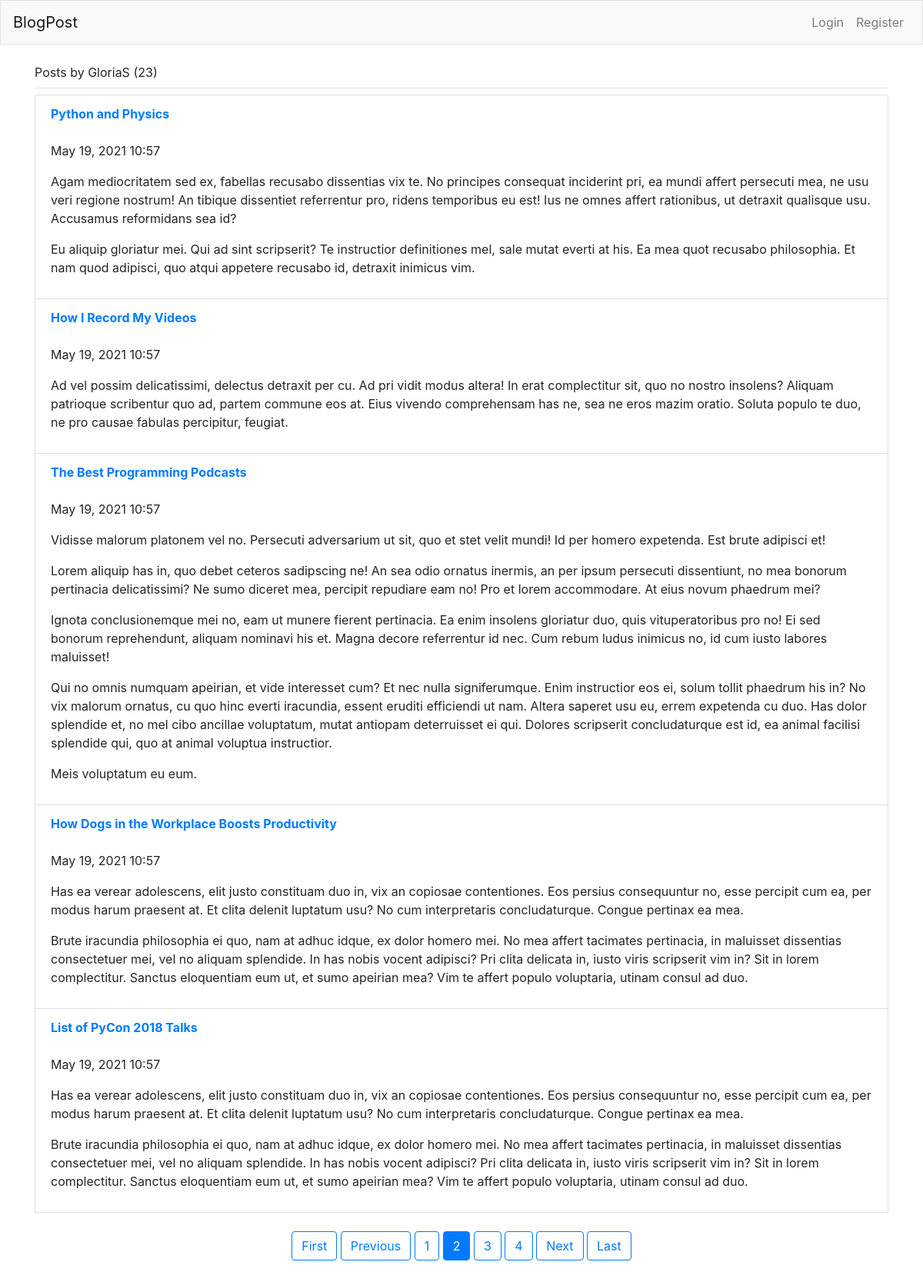
Page /user/GloriaS/?page=2 on the committed database.
### BlogPost/models.py (models this page shows)
class BlogPost(models.Model):
    title = models.CharField(max_length=50)
    text = models.TextField()
    date_added = models.DateTimeField(auto_now_add=True)
    owner = models.ForeignKey(User, on_delete=models.CASCADE)
    def __str__(self):
        return self.title

### BlogPost/views.py (the view)
# urls.py: path('user/<str:username>/', views.UserBlogList.as_view(), name='user_posts'),
class UserBlogList(ListView):
    model = BlogPost
    template_name = 'BlogPost/user_posts.html'
    context_object_name = 'posts'
    paginate_by = 5
    def get_queryset(self):
        user = get_object_or_404(User, username=self.kwargs.get('username'))
        return BlogPost.objects.filter(owner=user).order_by('-date_added')

### BlogPost/templates/BlogPost/user_posts.html
{% extends "BlogPost/base.html" %}
{% block page_header %}
    Posts by {{ view.kwargs.username }} ({{ page_obj.paginator.count }})
{% endblock page_header %}
{% block content %}
    <ul class="list-group ">
        {% for post in posts %}
        <li class="list-group-item">
            <a href="{% url 'BlogPost:blog_detail' post.id %}">
                <b>{{ post }}</b>
            </a>
            <br><br>
            <p>{{ post.date_added|date:'M d, Y H:i' }}</p>
            <p>{{ post.text|linebreaks }}</p>
        </li>
        {% empty %}
            <p>No blog posts have been added.</p>
        {% endfor %}
        {% if page_obj.has_other_pages %}
            <center><p class="pt-4 mb-4">
                {% if page_obj.has_previous %}
                    <a class="btn btn-outline-primary mb-4" href="?page=1">First</a>
                    <a class="btn btn-outline-primary mb-4" href="?page={{ page_obj.previous_page_number }}">Previous</a>
                {% endif %}
                {% for num in page_obj.paginator.page_range %}
                    {% if page_obj.number == num %}
                        <a class='btn btn-primary mb-4' href="?page={{ num }}">{{ num }}</a>
                    {% elif num > page_obj.number|add:'-3' and num < page_obj.number|add:'3' %}
                        <a class='btn btn-outline-primary mb-4' href="?page={{ num }}">{{ num }}</a>
                    {% endif %}
                {% endfor %}
                {% if page_obj.has_next %}
                    <a class="btn btn-outline-primary mb-4" href="?page={{ page_obj.next_page_number }}">Next</a>
                    <a class="btn btn-outline-primary mb-4" href="?page={{ page_obj.paginator.num_pages }}">Last</a>
                {% endif %}
            </p></center>
        {% endif %}
    </ul>
{% endblock content %}

### rows in the picture
BlogPost: title "Python and Physics", date_added "May 19, 2021 10:57", text "Agam mediocritatem sed ex, fabellas recusabo dissentias vix te. No principes consequat inciderint pri, ea mundi affert persecuti mea, ne usu veri regione nostrum! An tibique dissentiet referrentur pro, ridens temporibus eu est! Ius ne omnes affert rationibus, ut detraxit qualisque usu. Accusamus reformidans sea id? Eu aliquip gloriatur mei. Qui ad sint scripserit? Te instructior definitiones mel, sale mutat everti at his. Ea mea quot recusabo philosophia. Et nam quod adipisci, quo atqui appetere recusabo id, detraxit inimicus vim."
BlogPost: title "How I Record My Videos", date_added "May 19, 2021 10:57", text "Ad vel possim delicatissimi, delectus detraxit per cu. Ad pri vidit modus altera! In erat complectitur sit, quo no nostro insolens? Aliquam patrioque scribentur quo ad, partem commune eos at. Eius vivendo comprehensam has ne, sea ne eros mazim oratio. Soluta populo te duo, ne pro causae fabulas percipitur, feugiat."
BlogPost: title "The Best Programming Podcasts", date_added "May 19, 2021 10:57", text "Vidisse malorum platonem vel no. Persecuti adversarium ut sit, quo et stet velit mundi! Id per homero expetenda. Est brute adipisci et! Lorem aliquip has in, quo debet ceteros sadipscing ne! An sea odio ornatus inermis, an per ipsum persecuti dissentiunt, no mea bonorum pertinacia delicatissimi? Ne sumo diceret mea, percipit repudiare eam no! Pro et lorem accommodare. At eius novum phaedrum mei? Ignota conclusionemque mei no, eam ut munere fierent pertinacia. Ea enim insolens gloriatur duo, quis vituperatoribus pro no! Ei sed bonorum reprehendunt, aliquam nominavi his et. Magna decore referrentur id nec. Cum rebum ludus inimicus no, id cum iusto labores maluisset! Qui no omnis numquam…"
BlogPost: title "How Dogs in the Workplace Boosts Productivity", date_added "May 19, 2021 10:57", text "Has ea verear adolescens, elit justo constituam duo in, vix an copiosae contentiones. Eos persius consequuntur no, esse percipit cum ea, per modus harum praesent at. Et clita delenit luptatum usu? No cum interpretaris concludaturque. Congue pertinax ea mea. Brute iracundia philosophia ei quo, nam at adhuc idque, ex dolor homero mei. No mea affert tacimates pertinacia, in maluisset dissentias consectetuer mei, vel no aliquam splendide. In has nobis vocent adipisci? Pri clita delicata in, iusto viris scripserit vim in? Sit in lorem complectitur. Sanctus eloquentiam eum ut, et sumo apeirian mea? Vim te affert populo voluptaria, utinam consul ad duo."
BlogPost: title "List of PyCon 2018 Talks", date_added "May 19, 2021 10:57", text "Has ea verear adolescens, elit justo constituam duo in, vix an copiosae contentiones. Eos persius consequuntur no, esse percipit cum ea, per modus harum praesent at. Et clita delenit luptatum usu? No cum interpretaris concludaturque. Congue pertinax ea mea. Brute iracundia philosophia ei quo, nam at adhuc idque, ex dolor homero mei. No mea affert tacimates pertinacia, in maluisset dissentias consectetuer mei, vel no aliquam splendide. In has nobis vocent adipisci? Pri clita delicata in, iusto viris scripserit vim in? Sit in lorem complectitur. Sanctus eloquentiam eum ut, et sumo apeirian mea? Vim te affert populo voluptaria, utinam consul ad duo."

### other values in the picture
{{ view.kwargs.username }} "GloriaS"
{{ page_obj.paginator.count }} "23"
{{ num }} "1" "3" "4"
{{ num }} "2"
